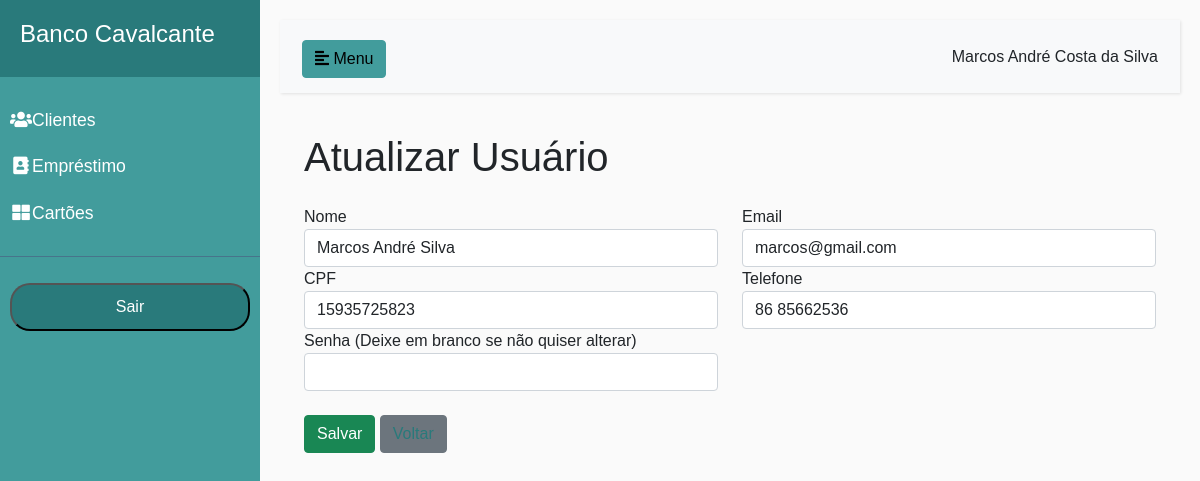
The app's page /usuario/editar/2/ (signed in) with its own data.
### usuario/models.py (models this page shows, shortened)
class Usuario(AbstractUser):
    nome = models.CharField(max_length=150)
    cpf = models.CharField(max_length=11)
    telefone = models.CharField(max_length=15)
    email = models.EmailField(unique=True, blank=False)
    username = None
    groups = None
    user_permissions = None
    USERNAME_FIELD = 'email'
    REQUIRED_FIELDS = ['nome', 'cpf', 'telefone']

### usuario/views.py (the view)
# urls.py: path('editar/<int:pk>/', views.atualizar_usuario, name='atualizar_usuario'),
@login_required
def atualizar_usuario(request, pk):
    usuario = get_object_or_404(Usuario, pk=pk)
    if request.method == 'POST':
        form = UsuarioForm(request.POST, instance=usuario)
        if form.is_valid():
            form.save()
            return redirect('lista_usuarios')
    else:
        form = UsuarioForm(instance=usuario)
    return render(request, 'usuarios/atualizar_usuario.html', {'form': form})

### usuario/forms.py (shortened to what this page needs)
class UsuarioForm(forms.ModelForm):
    password = forms.CharField(widget=forms.PasswordInput, required=False)
    class Meta:
        model = Usuario
        fields = ['nome', 'email', 'cpf', 'telefone']

### usuario/templates/usuarios/atualizar_usuario.html (shortened to what this page needs)
{% extends "base.html" %}
{% load static %}
{% block 'dashboard' %}
<h1 class="my-4">Atualizar Usuário</h1>
<form method="post" class="needs-validation" novalidate>
    <div class="row">
        <div class="form-group col-md-6">
            <label for="id_nome">Nome</label>
            <input type="text" class="form-control {% if form.nome.errors %}is-invalid{% endif %}"
                   id="id_nome" name="nome" value="{{ form.nome.value|default_if_none:'' }}" maxlength="150" required>
        </div>
        <div class="form-group col-md-6">
            <label for="id_email">Email</label>
            <input type="email" class="form-control {% if form.email.errors %}is-invalid{% endif %}"
                   id="id_email" name="email" value="{{ form.email.value|default_if_none:'' }}" required>
        </div>
    </div>
    <div class="row">
        <div class="form-group col-md-6">
            <label for="id_cpf">CPF</label>
            <input type="text" class="form-control {% if form.cpf.errors %}is-invalid{% endif %}"
                   id="id_cpf" name="cpf" value="{{ form.cpf.value|default_if_none:'' }}" maxlength="11" required>
        </div>
        <div class="form-group col-md-6">
            <label for="id_telefone">Telefone</label>
            <input type="text" class="form-control {% if form.telefone.errors %}is-invalid{% endif %}"
                   id="id_telefone" name="telefone" value="{{ form.telefone.value|default_if_none:'' }}" maxlength="15" required>
        </div>
    </div>
    <div class="row">
        <div class="form-group col-md-6">
            <label for="id_password">Senha (Deixe em branco se não quiser alterar)</label>
            <input type="password" class="form-control {% if form.password.errors %}is-invalid{% endif %}"
                   id="id_password" name="password">
        </div>
    </div>
    <br>
    <button type="submit" class="btn btn-success">Salvar</button>
    <a href="{% url 'lista_usuarios' %}" class="btn btn-secondary ml-2">Voltar</a>
</form>
{% endblock %}

### templates/base.html (shortened to what this page needs)
{% load static %}
<!doctype html>
<html lang="pt-BR">
  <head>
    <link href="https://cdn.jsdelivr.net/npm/bootstrap@5.0.2/dist/css/bootstrap.min.css" rel="stylesheet">
    <link rel="stylesheet" href="{% static 'css/base.css' %}">
    <link rel="stylesheet" href="https://use.fontawesome.com/releases/v5.7.0/css/all.css">
  </head>
  <body>
<div class="wrapper">
  <nav id="sidebar" >
      <div class="sidebar-header">
         <a href="" class="menulink"> <h4>Banco Cavalcante</h4> </a>
      </div>
      <ul class="list-unstyled components" class="menulink">
        <li>
            <a href="{% url 'listar_clientes' %}" class="menulink" ><i class="fa fa-users fa-fw"></i>Clientes</a>
        </li>
        <li>
            <a href="{% url 'listar_emprestimo' %}" class="menulink" ><i class="fa fa-address-book fa-fw"></i>Empréstimo</a>
        </li>
        <li>
            <a href="{% url 'listar_cartoes' %}" class="menulink" ><i class="fa fa-th-large fa-fw"></i>Cartões</a>
        </li>
    </ul>
     <ul class="list-unstyled  sairmenubtn color-principal-escura">
      {% if user.is_authenticated %}
        <li >
          <form method="post" action="{% url 'logout' %}">
              <button class="sairmenu" type="submit">Sair</button>
          </form>
        </li>
        {% endif %}
      </ul>
  </nav>
  <div id="content">
      <nav class="navbar navbar-expand-lg navbar-light bg-light">
          <div class="container-fluid">
              <button type="button" id="sidebarCollapse" class="btn btn-primary colorprimarybtn">
                  <i class="fas fa-align-left"></i>
                  <span >Menu</span>
              </button>
              <div class="collapse navbar-collapse" id="navbarSupportedContent">
                <ul class="nav navbar-nav ms-auto">
                    <li class="nav-item">
                        {{user.nome}}
                    </li>
                </ul>
            </div>
          </div>
      </nav>
    <div class="content container-fluid">
        <div class="container-fluid">
          {% block 'dashboard'%}
          {% endblock %}
        </div>
    </div>
  </div>
</div>
</body>
</html>

### templates/static/CSS/base.css (style rules this page uses)
:root { --colorbasic: #297a7b; --colorbasic2: #429c9c; --colortext: #FFF; --colortext-menu: #FFF; }
.colorprimarybtn { background-color: var(--colorbasic2); border-color: var(--colorbasic2) !important; color: #000; margin-top: 5px; margin-right: 5px; }
body { font-family: 'Poppins', sans-serif; background: #fafafa; }
a, a:hover, a:focus { color: inherit; text-decoration: none; transition: all 0.3s; }
a:link, a:visited { text-decoration: none; color: var(--colorbasic); }
a.menulink:link, a.menulink:visited { text-decoration: none; color: var(--colortext-menu); }
.navbar { padding: 15px 10px; background: #fff; border: none; border-radius: 0; margin-bottom: 40px; box-shadow: 1px 1px 3px rgba(0, 0, 0, 0.1); }
.wrapper { display: flex; width: 100%; align-items: stretch; }
#sidebar { min-width: 260px; max-width: 260px; background: var(--colorbasic2); color: var(--colortext); transition: all 0.3s; }
#sidebar .sidebar-header { padding: 20px; background: var(--colorbasic); }
#sidebar ul.components { padding: 20px 0; border-bottom: 1px solid #47748b; }
#sidebar ul li a { padding: 10px; font-size: 1.1em; display: block; }
button.sairmenu { background: var(--colorbasic); color: var(--colortext-menu); padding: 10px; margin-bottom: 50px; width: 100%; border-radius: 20px; }
.sairmenubtn { padding: 10px; margin-bottom: 50px; }
#content { width: 100%; padding: 20px; min-height: 100vh; transition: all 0.3s; }

### records on screen
Usuario: nome "Marcos André Costa da Silva"
Usuario: nome "Marcos André Silva", email "marcos@gmail.com", cpf "15935725823", telefone "86 85662536"
